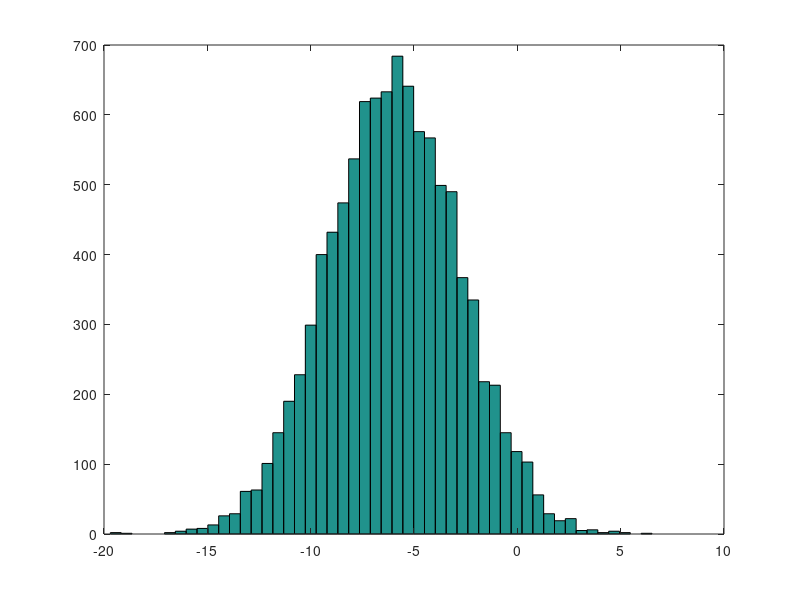

MATLAB code for this plot:
% FEATURE SCALING x1
x1=[89 72 94 69] % los m=4 examples que tenemos de x1
mean(x1) % media del vector
S1=max(x1)-min(x1) % rango de dispersion de x1

x1_3=94 % elemnto de la muestra a normalizar
x1_3=(x1_3-mean(x1))/S1 % Resultado: valor actualizado

% Generar ds random 10.000 valores
% y pintar histagrama

w=-6+sqrt(10)*(randn(1,10000));
hist(w,50)
